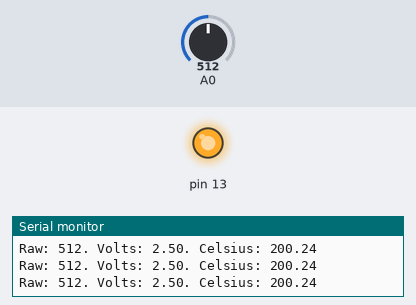
The sketch below on a simulated Arduino Uno, built with avr-gcc and run on an emulated ATmega328P. Parts: output pins drawn as LEDs (lit = HIGH), the last lines printed to the serial monitor. Inputs (shaded band) come from the test bench; at power-on: A0 = 512.

Above: at 1.2 s.
1.3 s: A0 set to 175
4.3 s: A0 set to 149
At 5.4 s:
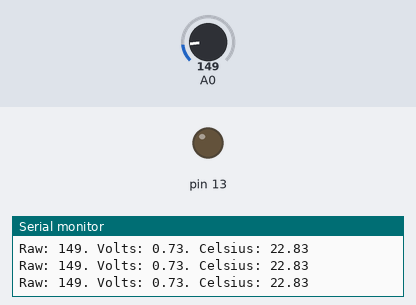
5.8 s: A0 set to 306
At 6.6 s:
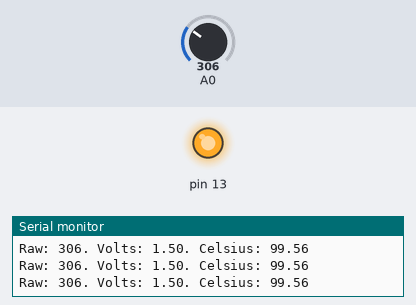
7.3 s: A0 set to 122
At 7.7 s:
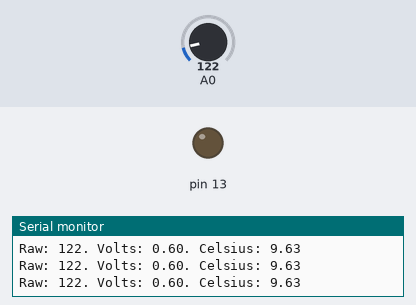
Timing chart, 0 to 9.8 s (numbered marks = the images above; inputs shaded):
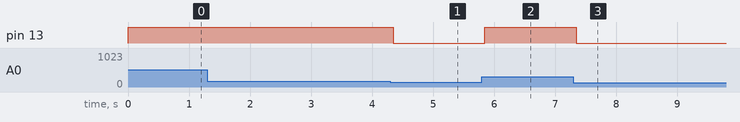

Measured:
- the behaviour switches between 164 and 163 on A0 (found by bisection; images 0 and 1)
- after the input at 4.3 s, pin 13: HIGH → LOW after 0.05 s
- after the input at 5.8 s, pin 13: LOW → HIGH after 0.05 s
- after the input at 7.3 s, pin 13: HIGH → LOW after 0.05 s

The sketch:

Task1.1P.ino
```cpp
int baseTemp = 30;
float tempC = 0;
float voltage = 0;

void setup()
{
  pinMode(13, OUTPUT);
  Serial.begin(9600);
}

void loop()
{
  voltage = analogRead(A0)*(5.0/1023.0);
  tempC = (voltage-0.5)*100;

  Serial.print("Raw: "); Serial.print(analogRead(A0));
  Serial.print(". Volts: "); Serial.print(voltage);
  Serial.print(". Celsius: "); Serial.println(tempC);

  if (tempC > baseTemp){
  	digitalWrite(13, HIGH);
  }
  else{
  	digitalWrite(13, LOW);
  }
}
```
